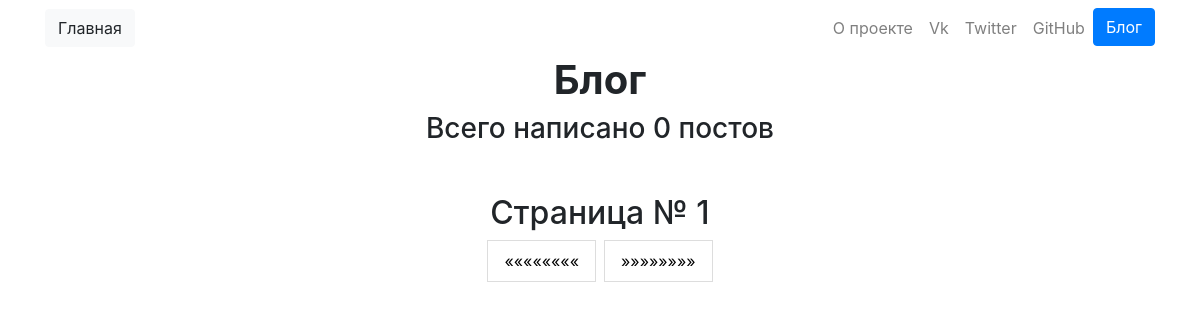
The page /blog/ on the database as committed earlier.
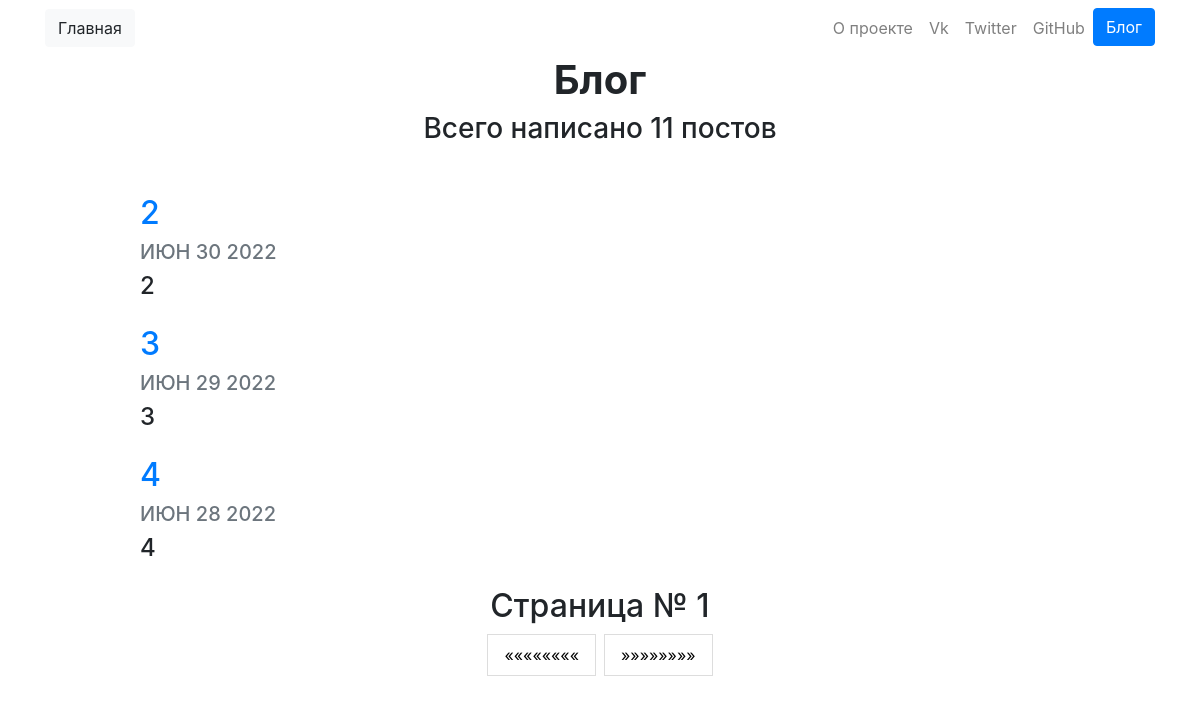
The same page on the database as committed later.
### blog/models.py (models this page shows, shortened)
class Post(models.Model):
    title = models.CharField(max_length=200)
    description = models.TextField()
    date = models.DateField()

### blog/views.py (the view)
# urls.py: path('', views.all_blog, name = 'all_blog'),
def all_blog(request):
    page_number = int(request.GET.get('page', 1))
    all_posts = Post.objects.order_by('-date')
    post_count = len(all_posts)
    count_all_group = round(post_count/3)
    if page_number <= 0:
        page_number = 1
    elif page_number > count_all_group:
        page_number = count_all_group + 1
    posts = all_posts[(page_number - 1)*3 : (page_number - 1)*3 + 3]
    info_page = {
        'page_number':page_number,
        'next': str(int(page_number) + 1),
        'previous':str(int(page_number) - 1),
        'count_posts': post_count
    }
    return render(request, 'blog/all_blogs.html', {'posts' : posts, 'info_page' : info_page})

### blog/templates/blog/all_blogs.html (shortened to what this page needs)
{% extends "portfolio/base.html" %}
{% load static %}
{% block content %}
<h1 id="blogtitle" class="font-weight-bold text-center">Блог</h1>
<h3 class="text-center mb-5">Всего написано {{ info_page.count_posts }} постов</h3>
{% for blog in posts %}
<div class="row justify-content-center my-3">
  <div class="col-md-10">
    <a href="{% url 'blog:detail' blog.id %}">
      <h2>{{ blog.title }}</h2>
    </a>
    <h5 class="text-muted">{{ blog.date|date:'M d Y'|upper }}</h5>
    <h4>{{ blog.description|striptags|truncatechars:100 }}</h4>
  </div>
</div>
{% endfor %}
<div class="center">
    <div class="pagination">
        <h2>Страница № {{info_page.page_number}}</h2>
        <a href="?page={{info_page.previous}}">««««««««</a>
        <a href="?page={{info_page.next}}">»»»»»»»»</a>
    </div>
  </div>
{% endblock %}

Rows that differ between the two databases and show on the page:
added Post: title "2", date "ИЮН 30 2022", description "2"
added Post: title "3", date "ИЮН 29 2022", description "3"
added Post: title "4", date "ИЮН 28 2022", description "4"
Other text that changed with them:
{{ info_page.count_posts }}: "0" → "11"
